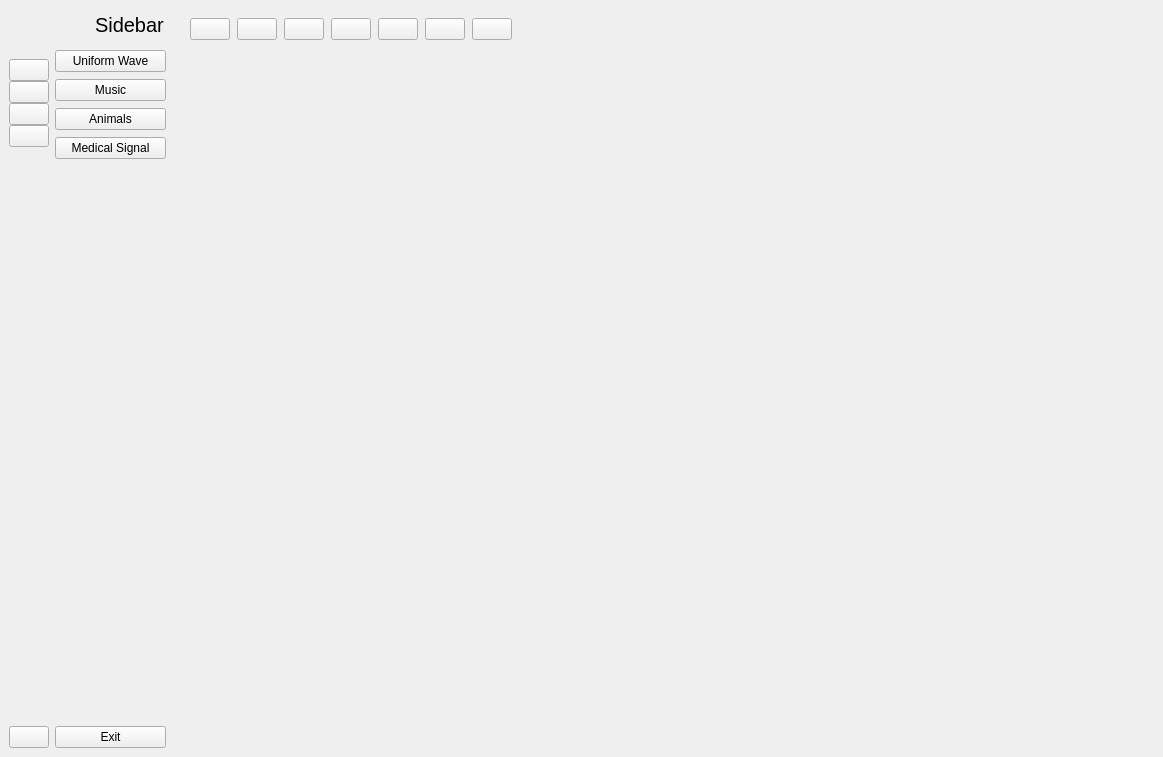
<?xml version="1.0" encoding="UTF-8"?>
<ui version="4.0">
 <class>MainWindow</class>
 <widget class="QMainWindow" name="MainWindow">
  <property name="geometry">
   <rect>
    <x>0</x>
    <y>0</y>
    <width>1163</width>
    <height>757</height>
   </rect>
  </property>
  <property name="windowTitle">
   <string>MainWindow</string>
  </property>
  <widget class="QWidget" name="centralwidget">
   <layout class="QGridLayout" name="gridLayout_2">
    <item row="0" column="2">
     <widget class="QWidget" name="widget_3" native="true">
      <layout class="QGridLayout" name="gridLayout">
       <item row="0" column="0" alignment="Qt::AlignLeft|Qt::AlignTop">
        <widget class="QWidget" name="widget" native="true">
         <layout class="QHBoxLayout" name="horizontalLayout_4">
          <property name="topMargin">
           <number>0</number>
          </property>
          <item>
           <layout class="QHBoxLayout" name="horizontalLayout_3">
            <property name="spacing">
             <number>0</number>
            </property>
            <item>
             <widget class="QPushButton" name="sidebar">
              <property name="text">
               <string/>
              </property>
              <property name="icon">
               <iconset resource="resource.qrc">
                <normaloff>:/icon/Icons/menu.png</normaloff>
                <normalon>:/icon/Icons/menu.png</normalon>:/icon/Icons/menu.png</iconset>
              </property>
              <property name="iconSize">
               <size>
                <width>20</width>
                <height>20</height>
               </size>
              </property>
              <property name="checkable">
               <bool>true</bool>
              </property>
              <property name="autoExclusive">
               <bool>false</bool>
              </property>
             </widget>
            </item>
            <item>
             <spacer name="horizontalSpacer_3">
              <property name="orientation">
               <enum>Qt::Horizontal</enum>
              </property>
              <property name="sizeHint" stdset="0">
               <size>
                <width>7</width>
                <height>20</height>
               </size>
              </property>
             </spacer>
            </item>
            <item>
             <widget class="QPushButton" name="zoomIn">
              <property name="text">
               <string/>
              </property>
              <property name="icon">
               <iconset resource="resource.qrc">
                <normaloff>:/icon/Icons/zoom-in.png</normaloff>
                <normalon>:/icon/Icons/zoom-in.png</normalon>:/icon/Icons/zoom-in.png</iconset>
              </property>
              <property name="iconSize">
               <size>
                <width>20</width>
                <height>20</height>
               </size>
              </property>
             </widget>
            </item>
            <item>
             <spacer name="horizontalSpacer_4">
              <property name="orientation">
               <enum>Qt::Horizontal</enum>
              </property>
              <property name="sizeHint" stdset="0">
               <size>
                <width>7</width>
                <height>20</height>
               </size>
              </property>
             </spacer>
            </item>
            <item>
             <widget class="QPushButton" name="zoomOut">
              <property name="text">
               <string/>
              </property>
              <property name="icon">
               <iconset resource="resource.qrc">
                <normaloff>:/icon/Icons/zoom-out.png</normaloff>
                <normalon>:/icon/Icons/zoom-out.png</normalon>:/icon/Icons/zoom-out.png</iconset>
              </property>
              <property name="iconSize">
               <size>
                <width>20</width>
                <height>20</height>
               </size>
              </property>
             </widget>
            </item>
            <item>
             <spacer name="horizontalSpacer_5">
              <property name="orientation">
               <enum>Qt::Horizontal</enum>
              </property>
              <property name="sizeHint" stdset="0">
               <size>
                <width>7</width>
                <height>20</height>
               </size>
              </property>
             </spacer>
            </item>
            <item>
             <widget class="QPushButton" name="playPauseSound">
              <property name="text">
               <string/>
              </property>
              <property name="icon">
               <iconset resource="resource.qrc">
                <normaloff>:/icon/Icons/pause.png</normaloff>
                <normalon>:/icon/Icons/pause.png</normalon>:/icon/Icons/pause.png</iconset>
              </property>
              <property name="iconSize">
               <size>
                <width>20</width>
                <height>20</height>
               </size>
              </property>
             </widget>
            </item>
            <item>
             <spacer name="horizontalSpacer_6">
              <property name="orientation">
               <enum>Qt::Horizontal</enum>
              </property>
              <property name="sizeHint" stdset="0">
               <size>
                <width>7</width>
                <height>20</height>
               </size>
              </property>
             </spacer>
            </item>
            <item>
             <widget class="QPushButton" name="reset">
              <property name="text">
               <string/>
              </property>
              <property name="icon">
               <iconset resource="resource.qrc">
                <normaloff>:/icon/Icons/undo-arrow.png</normaloff>
                <normalon>:/icon/Icons/undo-arrow.png</normalon>:/icon/Icons/undo-arrow.png</iconset>
              </property>
              <property name="iconSize">
               <size>
                <width>20</width>
                <height>20</height>
               </size>
              </property>
             </widget>
            </item>
            <item>
             <spacer name="horizontalSpacer_7">
              <property name="orientation">
               <enum>Qt::Horizontal</enum>
              </property>
              <property name="sizeHint" stdset="0">
               <size>
                <width>7</width>
                <height>20</height>
               </size>
              </property>
             </spacer>
            </item>
            <item>
             <widget class="QPushButton" name="cineSpeed">
              <property name="text">
               <string/>
              </property>
              <property name="icon">
               <iconset resource="resource.qrc">
                <normaloff>:/icon/Icons/speedometer.png</normaloff>
                <normalon>:/icon/Icons/speedometer.png</normalon>:/icon/Icons/speedometer.png</iconset>
              </property>
              <property name="iconSize">
               <size>
                <width>20</width>
                <height>20</height>
               </size>
              </property>
             </widget>
            </item>
            <item>
             <spacer name="horizontalSpacer">
              <property name="orientation">
               <enum>Qt::Horizontal</enum>
              </property>
              <property name="sizeHint" stdset="0">
               <size>
                <width>7</width>
                <height>20</height>
               </size>
              </property>
             </spacer>
            </item>
            <item>
             <widget class="QPushButton" name="stop">
              <property name="text">
               <string/>
              </property>
              <property name="icon">
               <iconset resource="resource.qrc">
                <normaloff>:/icon/Icons/stop-button.png</normaloff>
                <normalon>:/icon/Icons/stop-button.png</normalon>:/icon/Icons/stop-button.png</iconset>
              </property>
              <property name="iconSize">
               <size>
                <width>20</width>
                <height>20</height>
               </size>
              </property>
             </widget>
            </item>
           </layout>
          </item>
         </layout>
        </widget>
       </item>
       <item row="1" column="0">
        <widget class="QStackedWidget" name="stackedWidget">
         <property name="currentIndex">
          <number>2</number>
         </property>
         <widget class="QWidget" name="page">
          <layout class="QGridLayout" name="gridLayout_3">
           <item row="3" column="0">
            <widget class="QWidget" name="widget_6" native="true">
             <property name="maximumSize">
              <size>
               <width>627</width>
               <height>146</height>
              </size>
             </property>
            </widget>
           </item>
           <item row="4" column="1">
            <widget class="QWidget" name="widget_9" native="true">
             <property name="maximumSize">
              <size>
               <width>313</width>
               <height>146</height>
              </size>
             </property>
            </widget>
           </item>
           <item row="4" column="0">
            <widget class="QWidget" name="widget_8" native="true">
             <property name="maximumSize">
              <size>
               <width>627</width>
               <height>146</height>
              </size>
             </property>
             <layout class="QHBoxLayout" name="horizontalLayout_5">
              <item>
               <widget class="QSlider" name="verticalSlider">
                <property name="orientation">
                 <enum>Qt::Vertical</enum>
                </property>
               </widget>
              </item>
              <item>
               <widget class="QSlider" name="verticalSlider_2">
                <property name="orientation">
                 <enum>Qt::Vertical</enum>
                </property>
               </widget>
              </item>
              <item>
               <widget class="QSlider" name="verticalSlider_3">
                <property name="orientation">
                 <enum>Qt::Vertical</enum>
                </property>
               </widget>
              </item>
              <item>
               <widget class="QSlider" name="verticalSlider_4">
                <property name="orientation">
                 <enum>Qt::Vertical</enum>
                </property>
               </widget>
              </item>
              <item>
               <widget class="QSlider" name="verticalSlider_5">
                <property name="orientation">
                 <enum>Qt::Vertical</enum>
                </property>
               </widget>
              </item>
              <item>
               <widget class="QSlider" name="verticalSlider_6">
                <property name="orientation">
                 <enum>Qt::Vertical</enum>
                </property>
               </widget>
              </item>
              <item>
               <widget class="QSlider" name="verticalSlider_7">
                <property name="orientation">
                 <enum>Qt::Vertical</enum>
                </property>
               </widget>
              </item>
              <item>
               <widget class="QSlider" name="verticalSlider_8">
                <property name="orientation">
                 <enum>Qt::Vertical</enum>
                </property>
               </widget>
              </item>
              <item>
               <widget class="QSlider" name="verticalSlider_9">
                <property name="orientation">
                 <enum>Qt::Vertical</enum>
                </property>
               </widget>
              </item>
              <item>
               <widget class="QSlider" name="verticalSlider_10">
                <property name="orientation">
                 <enum>Qt::Vertical</enum>
                </property>
               </widget>
              </item>
             </layout>
            </widget>
           </item>
           <item row="1" column="1">
            <widget class="QWidget" name="widget_4" native="true">
             <property name="maximumSize">
              <size>
               <width>313</width>
               <height>146</height>
              </size>
             </property>
            </widget>
           </item>
           <item row="1" column="0">
            <widget class="QWidget" name="widget_2" native="true">
             <property name="maximumSize">
              <size>
               <width>627</width>
               <height>146</height>
              </size>
             </property>
            </widget>
           </item>
           <item row="2" column="0" colspan="2">
            <widget class="QWidget" name="widget_5" native="true">
             <property name="maximumSize">
              <size>
               <width>16777215</width>
               <height>146</height>
              </size>
             </property>
            </widget>
           </item>
           <item row="3" column="1">
            <widget class="QWidget" name="widget_7" native="true">
             <property name="maximumSize">
              <size>
               <width>313</width>
               <height>146</height>
              </size>
             </property>
            </widget>
           </item>
           <item row="0" column="0" colspan="2">
            <widget class="QLabel" name="label_4">
             <property name="maximumSize">
              <size>
               <width>16777215</width>
               <height>50</height>
              </size>
             </property>
             <property name="font">
              <font>
               <pointsize>16</pointsize>
              </font>
             </property>
             <property name="text">
              <string>Uniform Wave Equalizer</string>
             </property>
             <property name="alignment">
              <set>Qt::AlignCenter</set>
             </property>
            </widget>
           </item>
          </layout>
         </widget>
         <widget class="QWidget" name="page_2">
          <layout class="QGridLayout" name="gridLayout_4">
           <item row="3" column="0" colspan="2">
            <widget class="QWidget" name="widget_13" native="true"/>
           </item>
           <item row="2" column="0" colspan="3">
            <widget class="QWidget" name="widget_12" native="true"/>
           </item>
           <item row="0" column="0" colspan="3">
            <widget class="QLabel" name="label_5">
             <property name="maximumSize">
              <size>
               <width>16777215</width>
               <height>50</height>
              </size>
             </property>
             <property name="text">
              <string>Music Equalizer</string>
             </property>
             <property name="alignment">
              <set>Qt::AlignCenter</set>
             </property>
            </widget>
           </item>
           <item row="1" column="2">
            <widget class="QWidget" name="widget_11" native="true"/>
           </item>
           <item row="3" column="2">
            <widget class="QWidget" name="widget_14" native="true"/>
           </item>
           <item row="4" column="2">
            <widget class="QWidget" name="widget_16" native="true"/>
           </item>
           <item row="1" column="0" colspan="2">
            <widget class="QWidget" name="widget_10" native="true"/>
           </item>
           <item row="4" column="0" colspan="2">
            <widget class="QWidget" name="widget_15" native="true">
             <property name="maximumSize">
              <size>
               <width>627</width>
               <height>146</height>
              </size>
             </property>
             <property name="font">
              <font>
               <pointsize>9</pointsize>
              </font>
             </property>
             <layout class="QHBoxLayout" name="horizontalLayout_6">
              <item>
               <widget class="QSlider" name="verticalSlider_11">
                <property name="orientation">
                 <enum>Qt::Vertical</enum>
                </property>
               </widget>
              </item>
              <item>
               <widget class="QSlider" name="verticalSlider_12">
                <property name="orientation">
                 <enum>Qt::Vertical</enum>
                </property>
               </widget>
              </item>
              <item>
               <widget class="QSlider" name="verticalSlider_13">
                <property name="orientation">
                 <enum>Qt::Vertical</enum>
                </property>
               </widget>
              </item>
              <item>
               <widget class="QSlider" name="verticalSlider_14">
                <property name="orientation">
                 <enum>Qt::Vertical</enum>
                </property>
               </widget>
              </item>
             </layout>
            </widget>
           </item>
          </layout>
         </widget>
         <widget class="QWidget" name="page_3"/>
         <widget class="QWidget" name="page_4"/>
        </widget>
       </item>
      </layout>
     </widget>
    </item>
    <item row="0" column="0">
     <widget class="QWidget" name="icon_only" native="true">
      <layout class="QVBoxLayout" name="verticalLayout_3">
       <property name="spacing">
        <number>10</number>
       </property>
       <property name="leftMargin">
        <number>0</number>
       </property>
       <property name="topMargin">
        <number>0</number>
       </property>
       <property name="rightMargin">
        <number>0</number>
       </property>
       <property name="bottomMargin">
        <number>0</number>
       </property>
       <item>
        <layout class="QHBoxLayout" name="horizontalLayout_2">
         <item>
          <widget class="QLabel" name="label">
           <property name="minimumSize">
            <size>
             <width>40</width>
             <height>40</height>
            </size>
           </property>
           <property name="maximumSize">
            <size>
             <width>40</width>
             <height>40</height>
            </size>
           </property>
           <property name="text">
            <string/>
           </property>
           <property name="pixmap">
            <pixmap resource="resource.qrc">:/icon/Icons/launchpad.png</pixmap>
           </property>
           <property name="scaledContents">
            <bool>true</bool>
           </property>
          </widget>
         </item>
        </layout>
       </item>
       <item>
        <layout class="QVBoxLayout" name="verticalLayout">
         <property name="spacing">
          <number>0</number>
         </property>
         <item>
          <widget class="QPushButton" name="uniformWave2">
           <property name="text">
            <string/>
           </property>
           <property name="icon">
            <iconset resource="resource.qrc">
             <normaloff>:/icon/Icons/wave.png</normaloff>
             <normalon>:/icon/Icons/wave.png</normalon>:/icon/Icons/wave.png</iconset>
           </property>
           <property name="iconSize">
            <size>
             <width>20</width>
             <height>20</height>
            </size>
           </property>
           <property name="checkable">
            <bool>true</bool>
           </property>
           <property name="autoExclusive">
            <bool>true</bool>
           </property>
          </widget>
         </item>
         <item>
          <widget class="QPushButton" name="music2">
           <property name="text">
            <string/>
           </property>
           <property name="icon">
            <iconset resource="resource.qrc">
             <normaloff>:/icon/Icons/musical-note.png</normaloff>
             <normalon>:/icon/Icons/musical-note.png</normalon>:/icon/Icons/musical-note.png</iconset>
           </property>
           <property name="iconSize">
            <size>
             <width>20</width>
             <height>20</height>
            </size>
           </property>
           <property name="checkable">
            <bool>true</bool>
           </property>
           <property name="autoExclusive">
            <bool>true</bool>
           </property>
          </widget>
         </item>
         <item>
          <widget class="QPushButton" name="animals2">
           <property name="text">
            <string/>
           </property>
           <property name="icon">
            <iconset resource="resource.qrc">
             <normaloff>:/icon/Icons/lion.png</normaloff>
             <normalon>:/icon/Icons/lion.png</normalon>:/icon/Icons/lion.png</iconset>
           </property>
           <property name="iconSize">
            <size>
             <width>20</width>
             <height>20</height>
            </size>
           </property>
           <property name="checkable">
            <bool>true</bool>
           </property>
          </widget>
         </item>
         <item>
          <widget class="QPushButton" name="medicalSignal2">
           <property name="text">
            <string/>
           </property>
           <property name="icon">
            <iconset resource="resource.qrc">
             <normaloff>:/icon/Icons/cardiogram.png</normaloff>
             <normalon>:/icon/Icons/cardiogram.png</normalon>:/icon/Icons/cardiogram.png</iconset>
           </property>
           <property name="iconSize">
            <size>
             <width>20</width>
             <height>20</height>
            </size>
           </property>
           <property name="checkable">
            <bool>true</bool>
           </property>
           <property name="autoExclusive">
            <bool>true</bool>
           </property>
          </widget>
         </item>
        </layout>
       </item>
       <item>
        <spacer name="verticalSpacer">
         <property name="orientation">
          <enum>Qt::Vertical</enum>
         </property>
         <property name="sizeHint" stdset="0">
          <size>
           <width>20</width>
           <height>522</height>
          </size>
         </property>
        </spacer>
       </item>
       <item>
        <widget class="QPushButton" name="exit2">
         <property name="text">
          <string/>
         </property>
         <property name="icon">
          <iconset resource="resource.qrc">
           <normaloff>:/icon/Icons/logout.png</normaloff>
           <normalon>:/icon/Icons/logout.png</normalon>:/icon/Icons/logout.png</iconset>
         </property>
         <property name="iconSize">
          <size>
           <width>20</width>
           <height>20</height>
          </size>
         </property>
        </widget>
       </item>
      </layout>
     </widget>
    </item>
    <item row="0" column="1">
     <widget class="QWidget" name="full_menu" native="true">
      <property name="maximumSize">
       <size>
        <width>16777215</width>
        <height>16777215</height>
       </size>
      </property>
      <layout class="QVBoxLayout" name="verticalLayout_4">
       <property name="spacing">
        <number>10</number>
       </property>
       <property name="leftMargin">
        <number>0</number>
       </property>
       <property name="topMargin">
        <number>0</number>
       </property>
       <property name="rightMargin">
        <number>0</number>
       </property>
       <property name="bottomMargin">
        <number>0</number>
       </property>
       <item>
        <layout class="QHBoxLayout" name="horizontalLayout">
         <item>
          <widget class="QLabel" name="label_2">
           <property name="minimumSize">
            <size>
             <width>30</width>
             <height>30</height>
            </size>
           </property>
           <property name="maximumSize">
            <size>
             <width>30</width>
             <height>30</height>
            </size>
           </property>
           <property name="text">
            <string/>
           </property>
           <property name="pixmap">
            <pixmap resource="resource.qrc">:/icon/Icons/launchpad.png</pixmap>
           </property>
           <property name="scaledContents">
            <bool>true</bool>
           </property>
          </widget>
         </item>
         <item>
          <widget class="QLabel" name="label_3">
           <property name="minimumSize">
            <size>
             <width>71</width>
             <height>31</height>
            </size>
           </property>
           <property name="maximumSize">
            <size>
             <width>71</width>
             <height>31</height>
            </size>
           </property>
           <property name="font">
            <font>
             <family>Segoe UI</family>
             <pointsize>15</pointsize>
            </font>
           </property>
           <property name="text">
            <string>Sidebar</string>
           </property>
          </widget>
         </item>
        </layout>
       </item>
       <item>
        <layout class="QVBoxLayout" name="verticalLayout_2">
         <property name="spacing">
          <number>7</number>
         </property>
         <item>
          <widget class="QPushButton" name="unifromWave">
           <property name="text">
            <string>Uniform Wave</string>
           </property>
           <property name="icon">
            <iconset resource="resource.qrc">
             <normaloff>:/icon/Icons/wave.png</normaloff>
             <normalon>:/icon/Icons/wave.png</normalon>:/icon/Icons/wave.png</iconset>
           </property>
           <property name="iconSize">
            <size>
             <width>14</width>
             <height>14</height>
            </size>
           </property>
           <property name="checkable">
            <bool>true</bool>
           </property>
           <property name="autoExclusive">
            <bool>true</bool>
           </property>
          </widget>
         </item>
         <item>
          <widget class="QPushButton" name="music">
           <property name="text">
            <string>Music</string>
           </property>
           <property name="icon">
            <iconset resource="resource.qrc">
             <normaloff>:/icon/Icons/musical-note.png</normaloff>
             <normalon>:/icon/Icons/musical-note.png</normalon>:/icon/Icons/musical-note.png</iconset>
           </property>
           <property name="iconSize">
            <size>
             <width>14</width>
             <height>14</height>
            </size>
           </property>
           <property name="checkable">
            <bool>true</bool>
           </property>
           <property name="autoExclusive">
            <bool>true</bool>
           </property>
          </widget>
         </item>
         <item>
          <widget class="QPushButton" name="animals">
           <property name="text">
            <string>Animals</string>
           </property>
           <property name="icon">
            <iconset resource="resource.qrc">
             <normaloff>:/icon/Icons/lion.png</normaloff>
             <normalon>:/icon/Icons/lion.png</normalon>:/icon/Icons/lion.png</iconset>
           </property>
           <property name="iconSize">
            <size>
             <width>14</width>
             <height>14</height>
            </size>
           </property>
           <property name="checkable">
            <bool>true</bool>
           </property>
           <property name="autoExclusive">
            <bool>true</bool>
           </property>
          </widget>
         </item>
         <item>
          <widget class="QPushButton" name="medicalSignal">
           <property name="text">
            <string>Medical Signal</string>
           </property>
           <property name="icon">
            <iconset resource="resource.qrc">
             <normaloff>:/icon/Icons/cardiogram.png</normaloff>
             <normalon>:/icon/Icons/cardiogram.png</normalon>:/icon/Icons/cardiogram.png</iconset>
           </property>
           <property name="iconSize">
            <size>
             <width>14</width>
             <height>14</height>
            </size>
           </property>
           <property name="checkable">
            <bool>true</bool>
           </property>
          </widget>
         </item>
        </layout>
       </item>
       <item>
        <spacer name="verticalSpacer_2">
         <property name="orientation">
          <enum>Qt::Vertical</enum>
         </property>
         <property name="sizeType">
          <enum>QSizePolicy::Expanding</enum>
         </property>
         <property name="sizeHint" stdset="0">
          <size>
           <width>20</width>
           <height>535</height>
          </size>
         </property>
        </spacer>
       </item>
       <item>
        <widget class="QPushButton" name="exit">
         <property name="text">
          <string>Exit</string>
         </property>
         <property name="icon">
          <iconset resource="resource.qrc">
           <normaloff>:/icon/Icons/logout.png</normaloff>
           <normalon>:/icon/Icons/logout.png</normalon>:/icon/Icons/logout.png</iconset>
         </property>
         <property name="iconSize">
          <size>
           <width>14</width>
           <height>14</height>
          </size>
         </property>
        </widget>
       </item>
      </layout>
     </widget>
    </item>
   </layout>
  </widget>
 </widget>
 <resources>
  <include location="resource.qrc"/>
 </resources>
 <connections>
  <connection>
   <sender>sidebar</sender>
   <signal>toggled(bool)</signal>
   <receiver>icon_only</receiver>
   <slot>setVisible(bool)</slot>
   <hints>
    <hint type="sourcelabel">
     <x>222</x>
     <y>46</y>
    </hint>
    <hint type="destinationlabel">
     <x>43</x>
     <y>247</y>
    </hint>
   </hints>
  </connection>
  <connection>
   <sender>sidebar</sender>
   <signal>toggled(bool)</signal>
   <receiver>full_menu</receiver>
   <slot>setHidden(bool)</slot>
   <hints>
    <hint type="sourcelabel">
     <x>219</x>
     <y>41</y>
    </hint>
    <hint type="destinationlabel">
     <x>158</x>
     <y>242</y>
    </hint>
   </hints>
  </connection>
  <connection>
   <sender>uniformWave2</sender>
   <signal>toggled(bool)</signal>
   <receiver>unifromWave</receiver>
   <slot>setChecked(bool)</slot>
   <hints>
    <hint type="sourcelabel">
     <x>42</x>
     <y>79</y>
    </hint>
    <hint type="destinationlabel">
     <x>73</x>
     <y>59</y>
    </hint>
   </hints>
  </connection>
  <connection>
   <sender>animals2</sender>
   <signal>toggled(bool)</signal>
   <receiver>animals</receiver>
   <slot>setChecked(bool)</slot>
   <hints>
    <hint type="sourcelabel">
     <x>26</x>
     <y>129</y>
    </hint>
    <hint type="destinationlabel">
     <x>64</x>
     <y>119</y>
    </hint>
   </hints>
  </connection>
  <connection>
   <sender>medicalSignal2</sender>
   <signal>toggled(bool)</signal>
   <receiver>medicalSignal</receiver>
   <slot>setChecked(bool)</slot>
   <hints>
    <hint type="sourcelabel">
     <x>42</x>
     <y>156</y>
    </hint>
    <hint type="destinationlabel">
     <x>61</x>
     <y>149</y>
    </hint>
   </hints>
  </connection>
  <connection>
   <sender>unifromWave</sender>
   <signal>toggled(bool)</signal>
   <receiver>uniformWave2</receiver>
   <slot>setChecked(bool)</slot>
   <hints>
    <hint type="sourcelabel">
     <x>76</x>
     <y>66</y>
    </hint>
    <hint type="destinationlabel">
     <x>43</x>
     <y>78</y>
    </hint>
   </hints>
  </connection>
  <connection>
   <sender>music</sender>
   <signal>toggled(bool)</signal>
   <receiver>music2</receiver>
   <slot>setChecked(bool)</slot>
   <hints>
    <hint type="sourcelabel">
     <x>73</x>
     <y>90</y>
    </hint>
    <hint type="destinationlabel">
     <x>42</x>
     <y>103</y>
    </hint>
   </hints>
  </connection>
  <connection>
   <sender>animals</sender>
   <signal>toggled(bool)</signal>
   <receiver>animals2</receiver>
   <slot>setChecked(bool)</slot>
   <hints>
    <hint type="sourcelabel">
     <x>84</x>
     <y>122</y>
    </hint>
    <hint type="destinationlabel">
     <x>45</x>
     <y>132</y>
    </hint>
   </hints>
  </connection>
  <connection>
   <sender>medicalSignal</sender>
   <signal>toggled(bool)</signal>
   <receiver>medicalSignal2</receiver>
   <slot>setChecked(bool)</slot>
   <hints>
    <hint type="sourcelabel">
     <x>71</x>
     <y>149</y>
    </hint>
    <hint type="destinationlabel">
     <x>46</x>
     <y>160</y>
    </hint>
   </hints>
  </connection>
  <connection>
   <sender>music2</sender>
   <signal>toggled(bool)</signal>
   <receiver>music</receiver>
   <slot>setChecked(bool)</slot>
   <hints>
    <hint type="sourcelabel">
     <x>35</x>
     <y>105</y>
    </hint>
    <hint type="destinationlabel">
     <x>64</x>
     <y>89</y>
    </hint>
   </hints>
  </connection>
  <connection>
   <sender>exit</sender>
   <signal>clicked()</signal>
   <receiver>MainWindow</receiver>
   <slot>close()</slot>
   <hints>
    <hint type="sourcelabel">
     <x>126</x>
     <y>712</y>
    </hint>
    <hint type="destinationlabel">
     <x>159</x>
     <y>733</y>
    </hint>
   </hints>
  </connection>
  <connection>
   <sender>exit2</sender>
   <signal>clicked()</signal>
   <receiver>MainWindow</receiver>
   <slot>close()</slot>
   <hints>
    <hint type="sourcelabel">
     <x>33</x>
     <y>709</y>
    </hint>
    <hint type="destinationlabel">
     <x>45</x>
     <y>734</y>
    </hint>
   </hints>
  </connection>
 </connections>
</ui>
